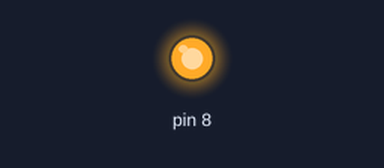
A sketch run on a simulated Arduino Uno, built with avr-gcc and run on an emulated ATmega328P. On the bench: output pins drawn as LEDs (lit = HIGH).

Above: at 1.0 s.
At 7.0 s:
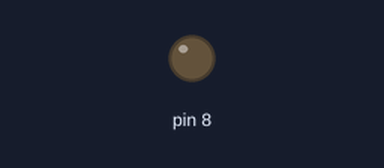
Timing chart, 0 to 9.2 s (numbered marks = the images above):
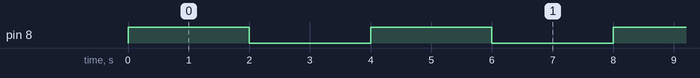

Measured:
- by itself, pin 8: alternates HIGH for 2.0 s and LOW for 2.0 s

The sketch:

led.ino
```cpp
unsigned long t0;

void setup(){
  pinMode(8, OUTPUT);
  t0=millis();
}

void loop(){
  digitalWrite(8, HIGH);
  while(millis()-t0<2000);
  t0=millis();
  digitalWrite(8, LOW);
  while(millis()-t0<2000);
  t0=millis();
}
```
